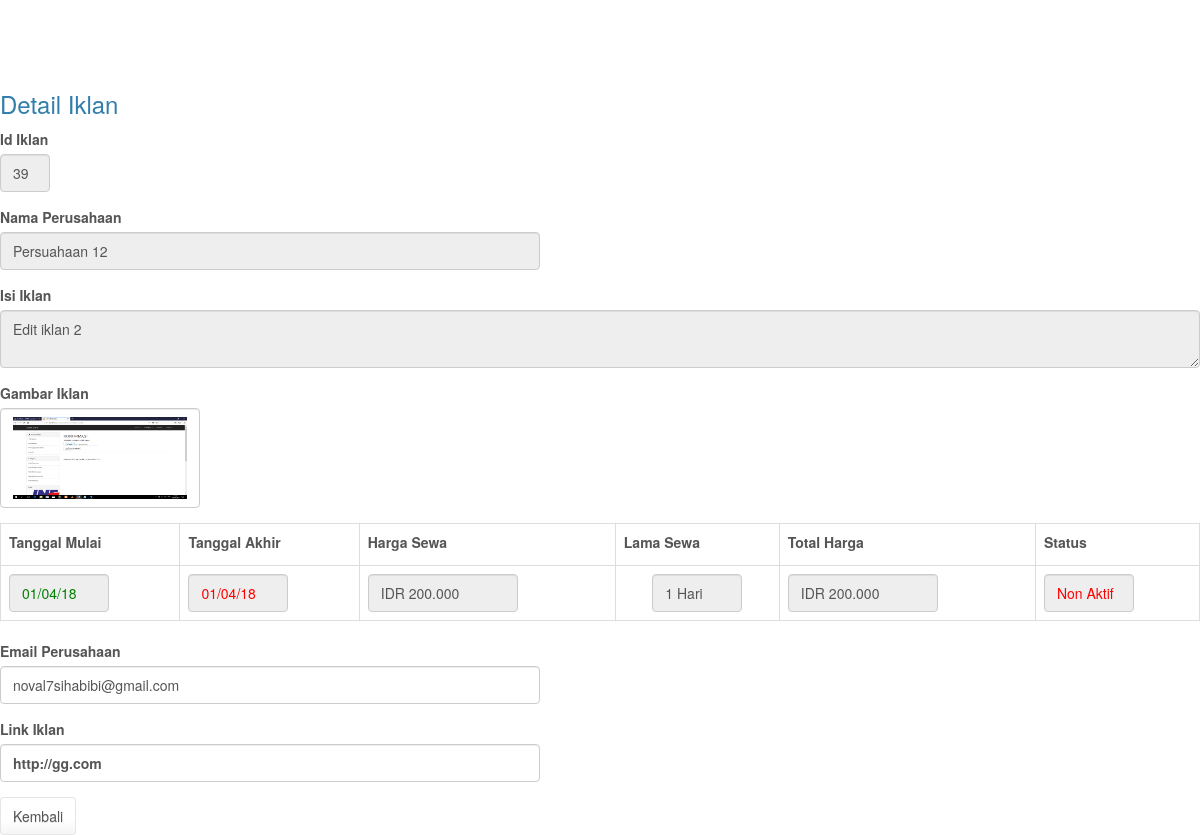
The page /detailiklan.php?id_iklan=39 on the database its author committed.
### tables this page shows
CREATE TABLE `iklan` (
  `id_iklan` int(11) NOT NULL,
  `nm_perusahaan` varchar(100) NOT NULL,
  `isi_iklan` text NOT NULL,
  `gambar` varchar(100) NOT NULL,
  `tgl_mulai` date NOT NULL,
  `tgl_akhir` date NOT NULL,
  `hargasewa` double NOT NULL,
  `lamasewa` int(11) NOT NULL,
  `totalharga` double NOT NULL,
  `aktif` bit(1) NOT NULL,
  `email` varchar(30) NOT NULL,
  `link` varchar(100) NOT NULL
);

### fungsi.php (called while the page is built, shortened)
<?php
function rupiah($parameter){
	$rupiah="IDR ".number_format($parameter,0,',','.');
return $rupiah;
}
function tgl_ina3($parameter){
$thn=substr($parameter,2,2);
$bln=substr($parameter,5,2);
$tgl=substr($parameter,-2);
$tanggal=$tgl. "/".$bln."/".$thn;
$waktu=$tanggal;
return $waktu;
}
?>

### detailiklan.php (the view, shortened to what this page needs)
<!DOCTYPE html>
<html>
<head>
    <link href="css/bootstrap.min.css" rel="stylesheet">
    <link href="css/shop-homepage.css" rel="stylesheet">
</head>
<body>
<?php
include 'fungsi.php';
include 'koneksi.php';
$id_iklan=$_GET['id_iklan'];
$data=$koneksi->query("SELECT *FROM iklan WHERE id_iklan='$id_iklan' ");
$iklan=$data->fetch_assoc();
?>
<h3>Detail Iklan</h3>
<form>
<div class="form-group">
  	<label>Id Iklan</label>
    <input type="text" class="form-control" value="<?php echo $id_iklan; ?>" disabled style="width: 50px;">
</div>
<div class="form-group">
  	<label>Nama Perusahaan</label>
    <input type="text" class="form-control"  value="<?php echo $iklan['nm_perusahaan']; ?>" disabled style="width: 540px;">
</div>
<div class="form-group">
  	<label>Isi Iklan</label>
    <textarea type="text" class="form-control" disabled><?php echo $iklan['isi_iklan']; ?></textarea>
</div>
<div class="form-group">
	<label>Gambar Iklan</label>
  	<img src="gambar/<?php echo $iklan['gambar'] ?>" width="100px" class="form-control img-thumbnail" style="width: 200px; height: 100px">
</div>
<table class="table table-bordered">
	<tr>
		<th><label>Tanggal Mulai</label></th>
		<th><label>Tanggal Akhir</label></th>
		<th><label>Harga Sewa</label></th>
		<th><label>Lama Sewa</label></th>
		<th><label>Total Harga</label></th>
		<th ><label>Status</label></th>
	</tr>
	<tr>
		<td><input type="text" class="form-control"  value="<?php echo tgl_ina3($iklan['tgl_mulai']); ?>" disabled style="width: 100px; color:green;"></td>
		<td><input type="text" class="form-control"  value="<?php echo tgl_ina3($iklan['tgl_akhir']); ?>" disabled style="width: 100px; color:red;"></td>
		<td><input type="text" class="form-control"  value="<?php echo rupiah($iklan['hargasewa']); ?>" disabled style="width: 150px;"></td>
		<td align="center"><input type="text" class="form-control"  value="<?php echo $iklan['lamasewa']." Hari"; ?>" disabled style="width: 90px;"></td>
		<td><input type="text" class="form-control"  value="<?php echo rupiah($iklan['totalharga']); ?>" disabled style="width: 150px;"></td>
		<?php
		if ($iklan['aktif']==1)
		{
		$status="Aktif";
		echo "
		<td><input type='text' class='form-control'  value='$status' disabled style='width: 60px;color:blue;'></td>";
		}
		else
		{
			$status="Non Aktif";
		echo "
		<td><input type='text' class='form-control'  value='$status' disabled style='width: 90px; color:red;'></td>";
		}
		 ?>
	</tr>
</table>
<div class="form-group" disabled>
  	<label>Email Perusahaan</label>
    <input type="email" class="form-control"  value="<?php echo $iklan['email']; ?>" style="width: 540px;">
</div>
<div class="form-group">
  	<label>Link Iklan</label>
  	<label class="form-control"  style="width: 540px;"><?php echo $iklan['link']; ?></label>
</div>
<a href="index.php" class="btn btn-default">Kembali</a>
</form>
</body>
</html>

### css/shop-homepage.css (style rules this page uses)
body { padding-top: 70px; }

### rows shown on the page
iklan: nm_perusahaan "Persuahaan 12", isi_iklan "Edit iklan 2", gambar (picture), tgl_mulai "01/04/18", tgl_akhir "01/04/18", hargasewa "IDR 200.000", lamasewa "1 Hari", totalharga "IDR 200.000", aktif "Non Aktif", email "noval7sihabibi@gmail.com", link "http://gg.com"
